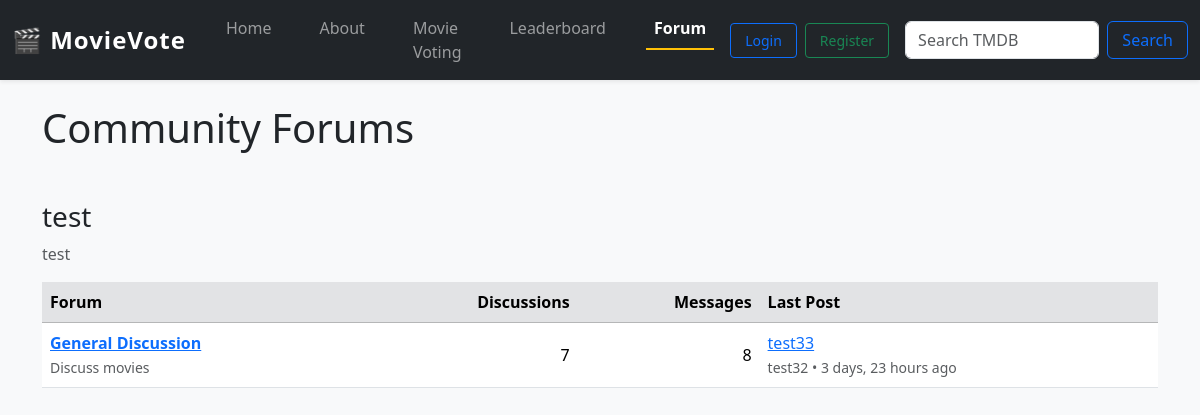
Before: /forum/ with the older database file.
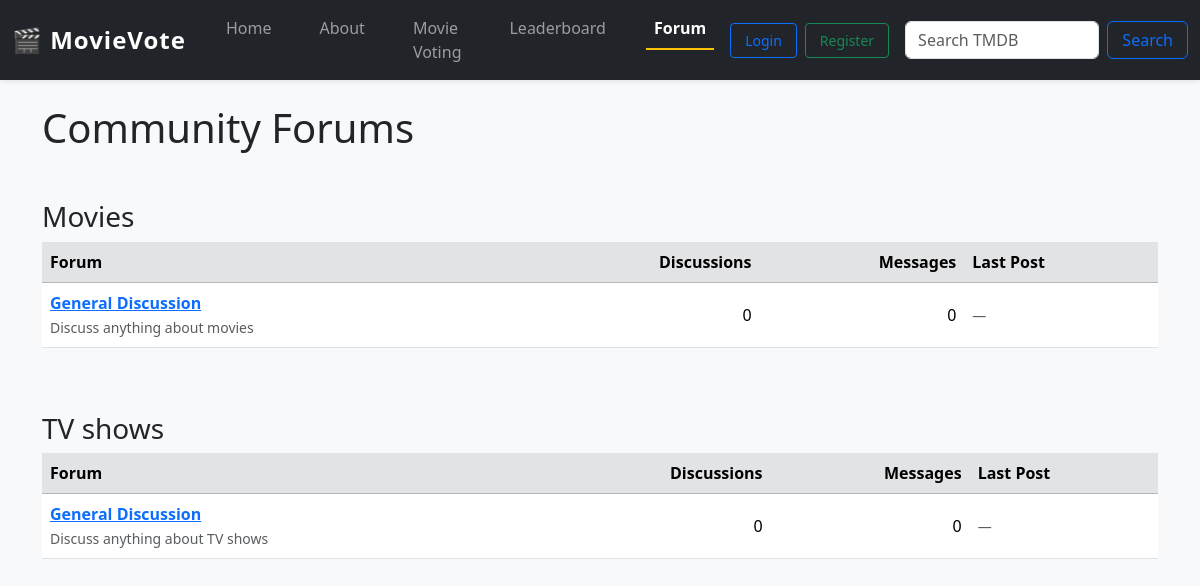
After: the same page with the newer database file.
### forum/models.py (models this page shows, shortened)
class Category(models.Model):
    name        = models.CharField(max_length=60, unique=True)
    description = models.CharField(max_length=255, blank=True)
    position    = models.PositiveSmallIntegerField(default=0)
    class Meta:
        ordering = ("position",)

class Forum(models.Model):
    category    = models.ForeignKey(Category, related_name="forums",
                                    on_delete=models.CASCADE)
    name        = models.CharField(max_length=80)
    slug        = models.SlugField(max_length=90, unique=True, blank=True)
    blurb       = models.CharField(max_length=255, blank=True)
    position    = models.PositiveSmallIntegerField(default=0)
    topic_count = models.PositiveIntegerField(default=0)
    post_count  = models.PositiveIntegerField(default=0)
    last_post = models.ForeignKey(
        "Post", null=True, blank=True,
        on_delete=models.SET_NULL,
        related_name="+"
    )
    class Meta:
        ordering = ("position",)

class Post(models.Model):
    topic       = models.ForeignKey(Topic, related_name="posts",
                                    on_delete=models.CASCADE)
    author      = models.ForeignKey(User, on_delete=models.CASCADE)
    message     = models.TextField(max_length=10_000)
    created_at  = models.DateTimeField(default=timezone.now)
    edited_at   = models.DateTimeField(null=True, blank=True)
    class Meta:
        ordering = ("created_at",)

class Topic(models.Model):
    forum       = models.ForeignKey(Forum, related_name="topics",
                                    on_delete=models.CASCADE)
    title       = models.CharField(max_length=140)
    slug        = models.SlugField(max_length=150, blank=True)
    starter     = models.ForeignKey(User, on_delete=models.CASCADE)
    created_at  = models.DateTimeField(default=timezone.now)
    updated_at  = models.DateTimeField(default=timezone.now)
    view_count  = models.PositiveIntegerField(default=0)
    reply_count = models.PositiveIntegerField(default=0)
    pinned      = models.BooleanField(default=False)
    locked      = models.BooleanField(default=False)
    class Meta:
        ordering = ("-pinned", "-updated_at")

### forum/views.py (the view)
# urls.py: path("",                     views.index,          name="index"),
def index(request):
    cats = Category.objects.prefetch_related("forums")
    return render(request, "forum/index.html", {"cats": cats})

### templates/forum/index.html
{% extends "movies/base.html" %}
{% load humanize %}
{% block content %}
<h1 class="mb-4">Community Forums</h1>
{% for cat in cats %}
  <h3 class="mt-5">{{ cat.name }}</h3>
  {% if cat.description %}
    <p class="text-muted">{{ cat.description }}</p>
  {% endif %}
  <div class="table-responsive">
    <table class="table table-hover align-middle">
      <thead class="table-secondary">
        <tr>
          <th>Forum</th>
          <th class="text-end">Discussions</th>
          <th class="text-end">Messages</th>
          <th>Last Post</th>
        </tr>
      </thead>
      <tbody>
      {% for f in cat.forums.all %}
        <tr>
          <td>
            <a href="{% url 'forum:board' f.slug %}">
              <strong>{{ f.name }}</strong>
            </a><br>
            <small class="text-muted">{{ f.blurb }}</small>
          </td>
          <td class="text-end">{{ f.topic_count|intcomma }}</td>
          <td class="text-end">{{ f.post_count|intcomma }}</td>
          <td>
            {% if f.last_post %}
              <a href="{% url 'forum:topic' f.slug f.last_post.topic.pk f.last_post.topic.slug %}">
                {{ f.last_post.topic.title|truncatechars:32 }}
              </a><br>
              <small class="text-muted">
                {{ f.last_post.author }} • {{ f.last_post.created_at|naturaltime }}
              </small>
            {% else %}
              <small class="text-muted">—</small>
            {% endif %}
          </td>
        </tr>
      {% endfor %}
      </tbody>
    </table>
  </div>
{% endfor %}
{% endblock %}

### movies/templates/movies/base.html (shortened to what this page needs)
{% load static %}
<!DOCTYPE html>
<html lang="en">
<head>
    <link href="https://cdn.jsdelivr.net/npm/bootstrap@5.3.3/dist/css/bootstrap.min.css" rel="stylesheet">
    <link rel="stylesheet" href="{% static 'css/movies.css' %}">
    <link href="https://cdn.jsdelivr.net/npm/bootstrap-icons@1.10.5/font/bootstrap-icons.css" rel="stylesheet">
</head>
<body>
<nav class="navbar navbar-expand-lg navbar-dark bg-dark shadow-sm sticky-top">
  <div class="container-fluid">
    <a class="navbar-brand fw-bold fs-4" href="{% url 'movies:index' %}">
      🎬 MovieVote
    </a>
    <div class="collapse navbar-collapse" id="mainNavbar">
      <ul class="navbar-nav me-auto mb-2 mb-lg-0">
      <li class="nav-item">
        <a class="nav-link {% if request.resolver_match.url_name == 'home' %}active{% endif %}"
        href="{% url 'movies:home' %}">
        Home
        </a>
      </li>
      <li class="nav-item">
          <a class="nav-link {% if request.path == '/about/' %}active{% endif %}" href="{% url 'movies:about' %}">
            About
          </a>
      </li>
      <li class="nav-item">
        <a class="nav-link {% if request.resolver_match.namespace == 'movies' and request.resolver_match.url_name == 'index' %}active{% endif %}"
            href="{% url 'movies:index' %}"> Movie Voting
        </a>
      </li>
      <li class="nav-item">
          <a class="nav-link {% if request.resolver_match.url_name == 'leaderboard' %}active{% endif %}"
             href="{% url 'movies:leaderboard' %}">
            Leaderboard
          </a>
      </li>
      <li class="nav-item">
          <a class="nav-link {% if request.resolver_match.namespace == 'forum' %}active{% endif %}" href="{% url 'forum:index' %}">
            Forum
          </a>
      </li>
      </ul>
      <div class="d-flex align-items-center gap-2">
        {% if user.is_authenticated %}
          <span class="navbar-text">Hi, {{ user.username }} 👋</span>
          <a class="btn btn-outline-danger btn-sm" href="{% url 'movies:logout' %}">Logout</a>
        {% else %}
          <a class="btn btn-outline-primary btn-sm" href="{% url 'movies:login' %}">Login</a>
          <a class="btn btn-outline-success btn-sm" href="{% url 'movies:register' %}">Register</a>
        {% endif %}
        <form class="d-flex ms-2" method="post" action="{% url 'movies:quick_lookup' %}">
          <input class="form-control me-2" type="search" name="title" placeholder="Search TMDB" aria-label="Search">
          <button class="btn btn-outline-primary" type="submit">Search</button>
        </form>
      </div>
    </div>
  </div>
</nav>
<div class="container mt-4">
  {% block content %}{% endblock %}
</div>
</body>
</html>

### movies/static/css/movies.css (style rules this page uses)
body { background-color: #f8f9fa; }
.navbar-nav .nav-link { margin-left: 1rem; margin-right: 1rem; font-weight: 500; transition: color 0.3s ease; }
.navbar-nav .nav-link.active { font-weight: bold; color: #fff; border-bottom: 2px solid #ffc107; }
.navbar { font-size: 1rem; }
.navbar .nav-link { font-weight: 500; padding-left: 1rem; padding-right: 1rem; transition: color 0.3s ease; }
.navbar-brand { font-family: 'Segoe UI', sans-serif; letter-spacing: 1px; }
.navbar .btn { padding: 6px 14px; font-weight: 500; }
.navbar-nav .nav-item { margin-bottom: 0 !important; }

Changed rows visible on the page:
removed Category: name "test", description "test"
removed Forum: name "General Discussion", blurb "Discuss movies", topic_count "7", post_count "8", last_post.topic "test33", last_post.author "test32", last_post.created_at "3 days, 23 hours ago", shown under "test"
added Category: name "Movies"
added Forum: name "General Discussion", blurb "Discuss anything about movies", topic_count "0", post_count "0", shown under "Movies"
added Category: name "TV shows"
added Forum: name "General Discussion", blurb "Discuss anything about TV shows", topic_count "0", post_count "0", shown under "TV shows"
